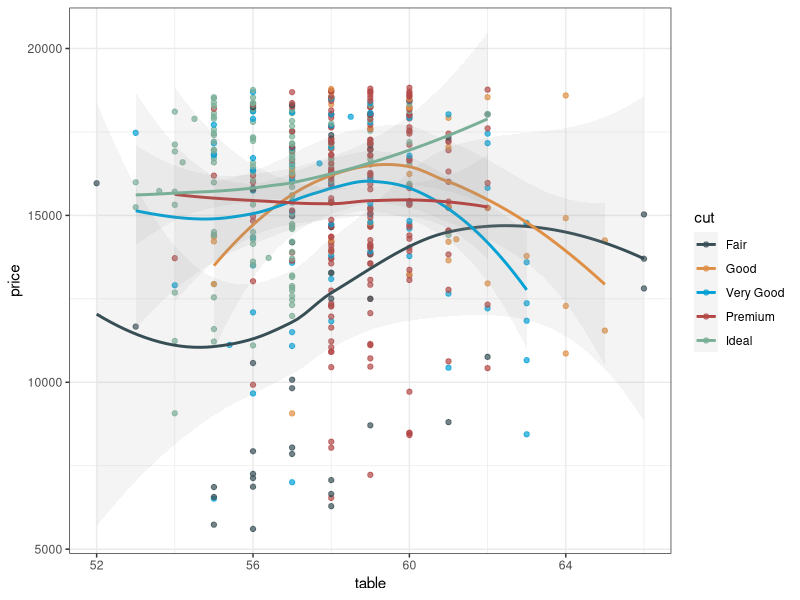
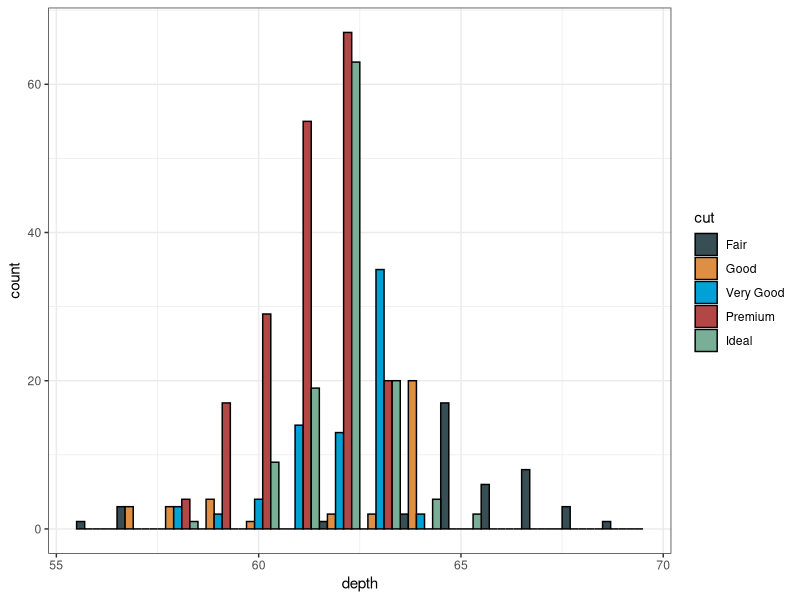

The R script that drew these images, in order:
library(ggsci)


### Name: scale_color_jama
### Title: Journal of the American Medical Association Color Scales
### Aliases: scale_color_jama scale_colour_jama scale_fill_jama

### ** Examples

library("ggplot2")
data("diamonds")

ggplot(subset(diamonds, carat >= 2.2),
       aes(x = table, y = price, colour = cut)) +
  geom_point(alpha = 0.7) +
  geom_smooth(method = "loess", alpha = 0.1, size = 1, span = 1) +
  theme_bw() + scale_color_jama()

ggplot(subset(diamonds, carat > 2.2 & depth > 55 & depth < 70),
       aes(x = depth, fill = cut)) +
  geom_histogram(colour = "black", binwidth = 1, position = "dodge") +
  theme_bw() + scale_fill_jama()
